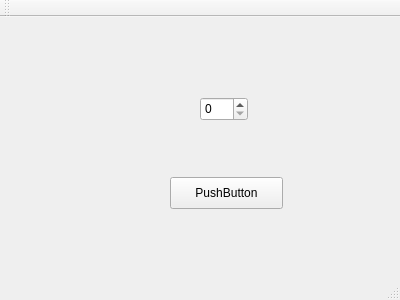
<?xml version="1.0" encoding="UTF-8"?>
<ui version="4.0">
 <class>MainWindow</class>
 <widget class="QMainWindow" name="MainWindow">
  <property name="geometry">
   <rect>
    <x>0</x>
    <y>0</y>
    <width>400</width>
    <height>300</height>
   </rect>
  </property>
  <property name="windowTitle">
   <string>MainWindow</string>
  </property>
  <widget class="QWidget" name="centralWidget">
   <widget class="QPushButton" name="pushButton">
    <property name="geometry">
     <rect>
      <x>170</x>
      <y>160</y>
      <width>113</width>
      <height>32</height>
     </rect>
    </property>
    <property name="text">
     <string>PushButton</string>
    </property>
   </widget>
   <widget class="QSpinBox" name="spinBox">
    <property name="geometry">
     <rect>
      <x>200</x>
      <y>80</y>
      <width>48</width>
      <height>24</height>
     </rect>
    </property>
    <property name="maximum">
     <number>9999</number>
    </property>
   </widget>
  </widget>
  <widget class="QMenuBar" name="menuBar">
   <property name="geometry">
    <rect>
     <x>0</x>
     <y>0</y>
     <width>400</width>
     <height>20</height>
    </rect>
   </property>
  </widget>
  <widget class="QToolBar" name="mainToolBar">
   <attribute name="toolBarArea">
    <enum>TopToolBarArea</enum>
   </attribute>
   <attribute name="toolBarBreak">
    <bool>false</bool>
   </attribute>
  </widget>
  <widget class="QStatusBar" name="statusBar"/>
 </widget>
 <layoutdefault spacing="6" margin="11"/>
 <resources/>
 <connections/>
</ui>
